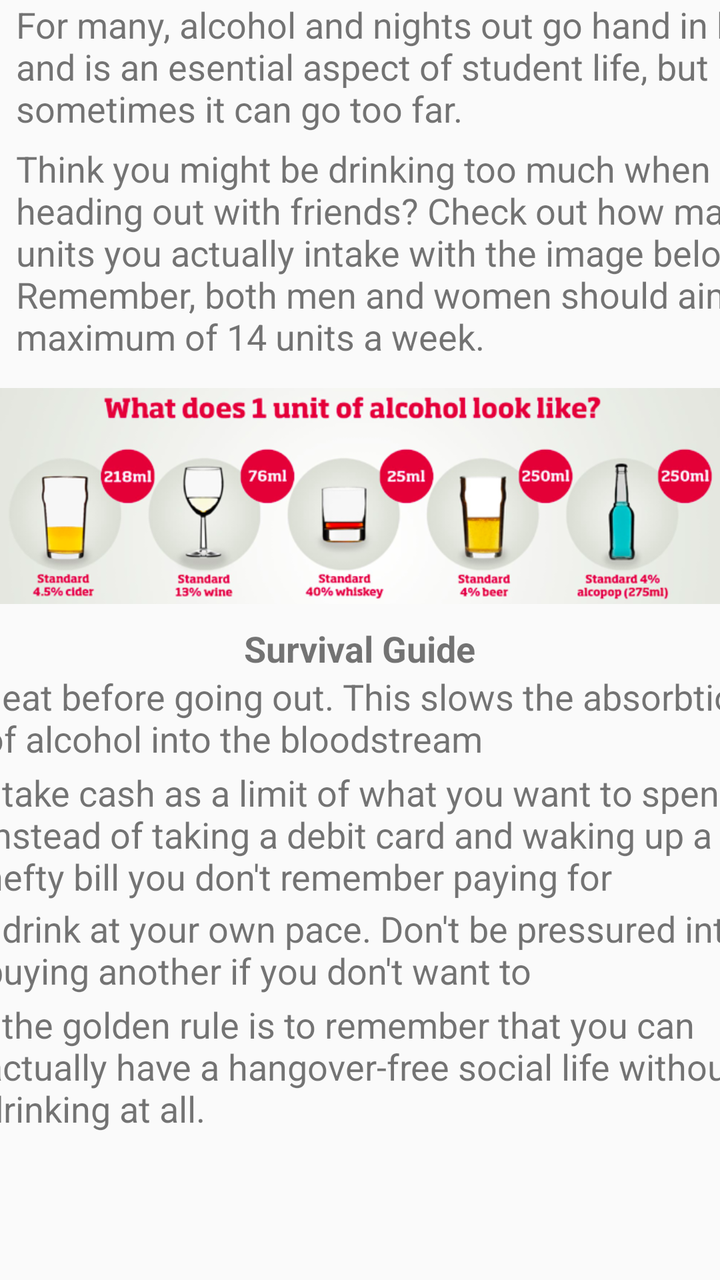
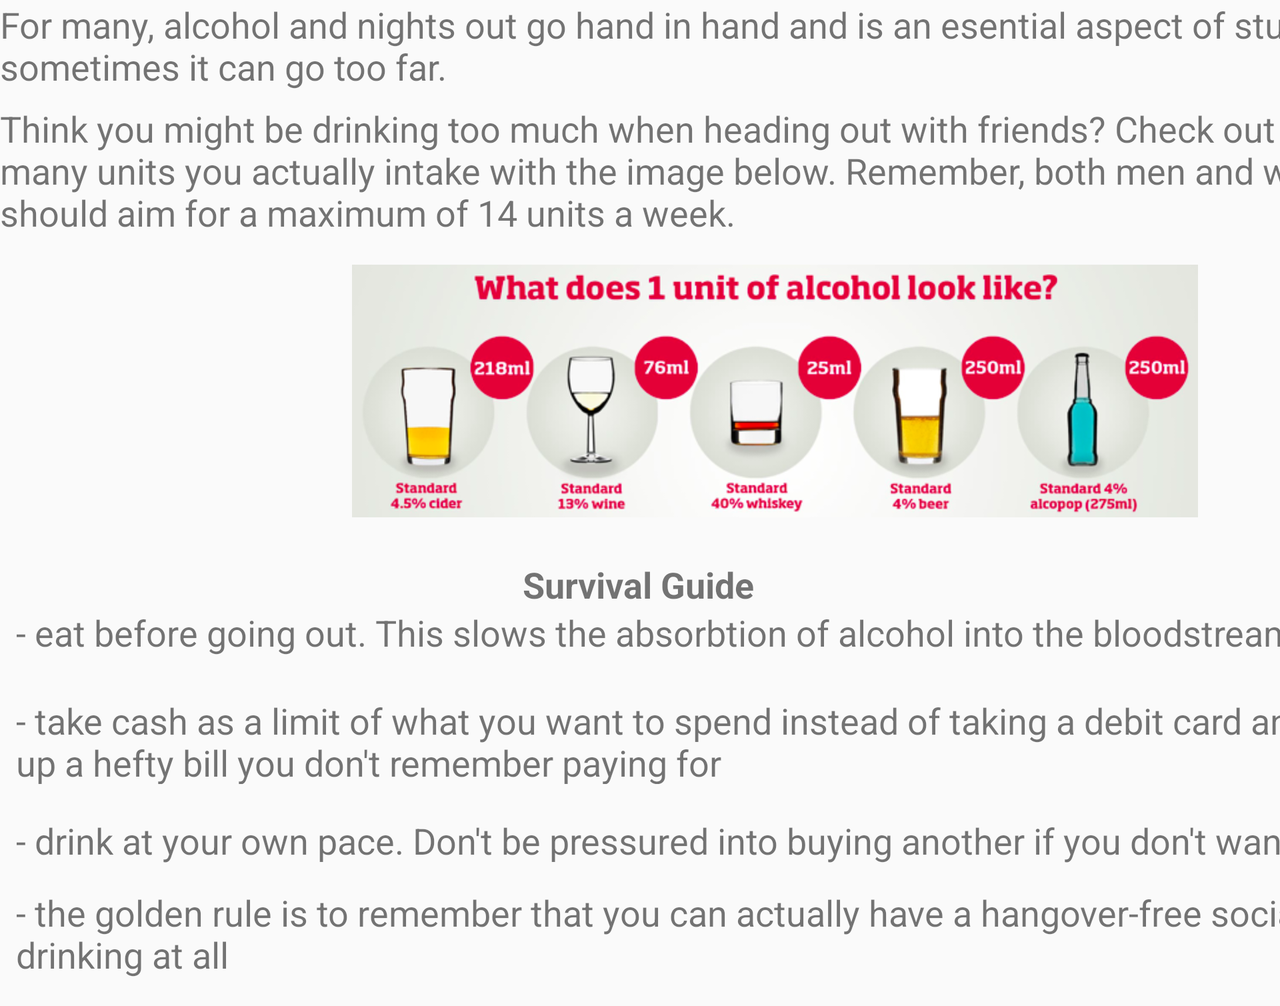

The same Android screen from two of the app's own layout files: first res/layout/ as a phone draws it, then the repository's variant for another configuration, drawn on a device whose configuration selects that folder. Both files follow.
<!-- AndroidManifest.xml: application theme AppTheme -->
<!-- res/layout/tab3_fragment.xml -->
<?xml version="1.0" encoding="utf-8"?>
<android.support.constraint.ConstraintLayout
    xmlns:android="http://schemas.android.com/apk/res/android"
    xmlns:app="http://schemas.android.com/apk/res-auto"
    xmlns:tools="http://schemas.android.com/tools"
    android:layout_width="match_parent"
    android:layout_height="match_parent">

    <TextView
        android:id="@+id/textView50"
        android:layout_width="404dp"
        android:layout_height="wrap_content"
        android:layout_marginStart="8dp"
        android:layout_marginTop="72dp"
        android:text="Think you might be drinking too much when heading out with friends? Check out how many units you actually intake with the image below. Remember, both men and women should aim for a maximum of 14 units a week."
        android:textSize="18sp"
        app:layout_constraintEnd_toEndOf="parent"
        app:layout_constraintHorizontal_bias="0.0"
        app:layout_constraintStart_toStartOf="parent"
        app:layout_constraintTop_toTopOf="parent" />

    <TextView
        android:id="@+id/textView49"
        android:layout_width="406dp"
        android:layout_height="68dp"
        android:layout_marginStart="8dp"
        android:layout_marginTop="500dp"
        android:layout_marginEnd="8dp"
        android:text="- the golden rule is to remember that you can actually have a hangover-free social life without drinking at all. "
        android:textSize="18sp"
        app:layout_constraintEnd_toEndOf="parent"
        app:layout_constraintHorizontal_bias="0.272"
        app:layout_constraintStart_toStartOf="parent"
        app:layout_constraintTop_toTopOf="parent" />

    <TextView
        android:id="@+id/textView48"
        android:layout_width="406dp"
        android:layout_height="48dp"
        android:layout_marginStart="8dp"
        android:layout_marginTop="452dp"
        android:layout_marginEnd="8dp"
        android:text="- drink at your own pace. Don't be pressured into buying another if you don't want to"
        android:textSize="18sp"
        app:layout_constraintEnd_toEndOf="parent"
        app:layout_constraintHorizontal_bias="0.272"
        app:layout_constraintStart_toStartOf="parent"
        app:layout_constraintTop_toTopOf="parent" />

    <TextView
        android:id="@+id/textView46"
        android:layout_width="406dp"
        android:layout_height="68dp"
        android:layout_marginStart="8dp"
        android:layout_marginTop="384dp"
        android:layout_marginEnd="8dp"
        android:text="- take cash as a limit of what you want to spend instead of taking a debit card and waking up a hefty bill you don't remember paying for"
        android:textSize="18sp"
        app:layout_constraintEnd_toEndOf="parent"
        app:layout_constraintHorizontal_bias="0.272"
        app:layout_constraintStart_toStartOf="parent"
        app:layout_constraintTop_toTopOf="parent" />

    <ImageView
        android:id="@+id/imageView5"
        android:layout_width="wrap_content"
        android:layout_height="128dp"
        android:layout_marginTop="184dp"
        android:layout_marginEnd="8dp"
        app:layout_constraintEnd_toEndOf="parent"
        app:layout_constraintHorizontal_bias="0.0"
        app:layout_constraintStart_toStartOf="parent"
        app:layout_constraintTop_toTopOf="parent"
        app:srcCompat="@drawable/drink_stats" />

    <TextView
        android:id="@+id/textView43"
        android:layout_width="404dp"
        android:layout_height="wrap_content"
        android:layout_marginStart="8dp"
        android:text="For many, alcohol and nights out go hand in hand and is an esential aspect of student life, but sometimes it can go too far."
        android:textSize="18sp"
        app:layout_constraintEnd_toEndOf="parent"
        app:layout_constraintHorizontal_bias="0.0"
        app:layout_constraintStart_toStartOf="parent"
        app:layout_constraintTop_toTopOf="parent" />

    <TextView
        android:id="@+id/textView44"
        android:layout_width="wrap_content"
        android:layout_height="wrap_content"
        android:layout_marginStart="8dp"
        android:layout_marginTop="312dp"
        android:layout_marginEnd="8dp"
        android:text="Survival Guide"
        android:textSize="18sp"
        android:textStyle="bold"
        app:layout_constraintEnd_toEndOf="parent"
        app:layout_constraintStart_toStartOf="parent"
        app:layout_constraintTop_toTopOf="@+id/textView43" />

    <TextView
        android:id="@+id/textView45"
        android:layout_width="406dp"
        android:layout_height="48dp"
        android:layout_marginStart="8dp"
        android:layout_marginTop="336dp"
        android:layout_marginEnd="8dp"
        android:text="- eat before going out. This slows the absorbtion of alcohol into the bloodstream"
        android:textSize="18sp"
        app:layout_constraintEnd_toEndOf="parent"
        app:layout_constraintHorizontal_bias="0.272"
        app:layout_constraintStart_toStartOf="parent"
        app:layout_constraintTop_toTopOf="parent" />

</android.support.constraint.ConstraintLayout>
<!-- resources referenced by this layout -->
<resources>
  <!-- drawable drink_stats: png bitmap (drawable, 137264 bytes) -->
  <style name="AppTheme" parent="Theme.AppCompat.Light.DarkActionBar">
          
          <item name="colorPrimary">@color/colorPrimary</item>
          <item name="colorPrimaryDark">@color/colorPrimaryDark</item>
          <item name="colorAccent">@color/colorAccent</item>
      </style>
  <color name="colorPrimary">#3b14a0</color>
  <color name="colorPrimaryDark">#3b14a0</color>
  <color name="colorAccent">#3b14a0</color>
</resources>
<!-- res/layout-land/tab3_fragment.xml (the repository's variant of the layout above) -->
<!-- drawn on the phone turned sideways -->
<?xml version="1.0" encoding="utf-8"?>
<ScrollView xmlns:android="http://schemas.android.com/apk/res/android"
    xmlns:app="http://schemas.android.com/apk/res-auto"
    xmlns:tools="http://schemas.android.com/tools"
    android:layout_width="match_parent"
    android:layout_height="match_parent"
    android:fillViewport="true">

<android.support.constraint.ConstraintLayout
    xmlns:android="http://schemas.android.com/apk/res/android"
    xmlns:app="http://schemas.android.com/apk/res-auto"
    xmlns:tools="http://schemas.android.com/tools"
    android:layout_width="match_parent"
    android:layout_height="match_parent">

    <TextView
        android:id="@+id/textView50"
        android:layout_width="722dp"
        android:layout_height="67dp"
        android:layout_marginTop="52dp"
        android:text="Think you might be drinking too much when heading out with friends? Check out how many units you actually intake with the image below. Remember, both men and women should aim for a maximum of 14 units a week."
        android:textSize="18sp"
        app:layout_constraintStart_toStartOf="parent"
        app:layout_constraintTop_toTopOf="parent" />

    <TextView
        android:id="@+id/textView49"
        android:layout_width="758dp"
        android:layout_height="59dp"
        android:layout_marginStart="8dp"
        android:layout_marginTop="444dp"
        android:layout_marginEnd="8dp"
        android:text="- the golden rule is to remember that you can actually have a hangover-free social life without drinking at all"
        android:textSize="18sp"
        app:layout_constraintEnd_toEndOf="parent"
        app:layout_constraintHorizontal_bias="0.0"
        app:layout_constraintStart_toStartOf="parent"
        app:layout_constraintTop_toTopOf="parent" />

    <TextView
        android:id="@+id/textView48"
        android:layout_width="758dp"
        android:layout_height="24dp"
        android:layout_marginStart="8dp"
        android:layout_marginTop="408dp"
        android:layout_marginEnd="8dp"
        android:text="- drink at your own pace. Don't be pressured into buying another if you don't want to"
        android:textSize="18sp"
        app:layout_constraintEnd_toEndOf="parent"
        app:layout_constraintHorizontal_bias="0.0"
        app:layout_constraintStart_toStartOf="parent"
        app:layout_constraintTop_toTopOf="parent" />

    <TextView
        android:id="@+id/textView46"
        android:layout_width="710dp"
        android:layout_height="44dp"
        android:layout_marginStart="8dp"
        android:layout_marginTop="348dp"
        android:layout_marginEnd="8dp"
        android:text="- take cash as a limit of what you want to spend instead of taking a debit card and waking up a hefty bill you don't remember paying for"
        android:textSize="18sp"
        app:layout_constraintEnd_toEndOf="parent"
        app:layout_constraintHorizontal_bias="0.0"
        app:layout_constraintStart_toStartOf="parent"
        app:layout_constraintTop_toTopOf="parent" />

    <ImageView
        android:id="@+id/imageView5"
        android:layout_width="423dp"
        android:layout_height="135dp"
        android:layout_marginStart="176dp"
        android:layout_marginTop="128dp"
        app:layout_constraintStart_toStartOf="parent"
        app:layout_constraintTop_toTopOf="parent"
        app:srcCompat="@drawable/drink_stats" />

    <TextView
        android:id="@+id/textView43"
        android:layout_width="762dp"
        android:layout_height="wrap_content"
        android:text="For many, alcohol and nights out go hand in hand and is an esential aspect of student life, but sometimes it can go too far."
        android:textSize="18sp"
        app:layout_constraintStart_toStartOf="parent"
        app:layout_constraintTop_toTopOf="parent" />

    <TextView
        android:id="@+id/textView44"
        android:layout_width="wrap_content"
        android:layout_height="wrap_content"
        android:layout_marginStart="8dp"
        android:layout_marginTop="280dp"
        android:layout_marginEnd="8dp"
        android:text="Survival Guide"
        android:textSize="18sp"
        android:textStyle="bold"
        app:layout_constraintEnd_toEndOf="parent"
        app:layout_constraintHorizontal_bias="0.499"
        app:layout_constraintStart_toStartOf="parent"
        app:layout_constraintTop_toTopOf="@+id/textView43" />

    <TextView
        android:id="@+id/textView45"
        android:layout_width="761dp"
        android:layout_height="30dp"
        android:layout_marginStart="8dp"
        android:layout_marginTop="304dp"
        android:text="- eat before going out. This slows the absorbtion of alcohol into the bloodstream"
        android:textSize="18sp"
        app:layout_constraintStart_toStartOf="parent"
        app:layout_constraintTop_toTopOf="parent" />

</android.support.constraint.ConstraintLayout>
</ScrollView>
